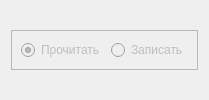
      <widget class="QWidget" name="tab_config">
       <property name="enabled">
        <bool>false</bool>
       </property>
       <attribute name="title">
        <string notr="true">Конфигурация</string>
       </attribute>
       <layout class="QVBoxLayout" name="verticalLayout_16">
        <item>
         <layout class="QVBoxLayout" name="tconfig_vbox">
          <item>
           <widget class="QFrame" name="tconfig_frm_oper">
            <property name="maximumSize">
             <size>
              <width>16777215</width>
              <height>40</height>
             </size>
            </property>
            <property name="frameShape">
             <enum>QFrame::StyledPanel</enum>
            </property>
            <property name="frameShadow">
             <enum>QFrame::Raised</enum>
            </property>
            <layout class="QHBoxLayout" name="horizontalLayout_8">
             <item>
              <widget class="QRadioButton" name="tconfig_rbtn_read">
               <property name="text">
                <string notr="true">Прочитать</string>
               </property>
               <property name="checked">
                <bool>true</bool>
               </property>
              </widget>
             </item>
             <item>
              <widget class="QRadioButton" name="tconfig_rbtn_write">
               <property name="text">
                <string notr="true">Записать</string>
               </property>
              </widget>
             </item>
            </layout>
           </widget>
          </item>
         </layout>
        </item>
       </layout>
      </widget>
